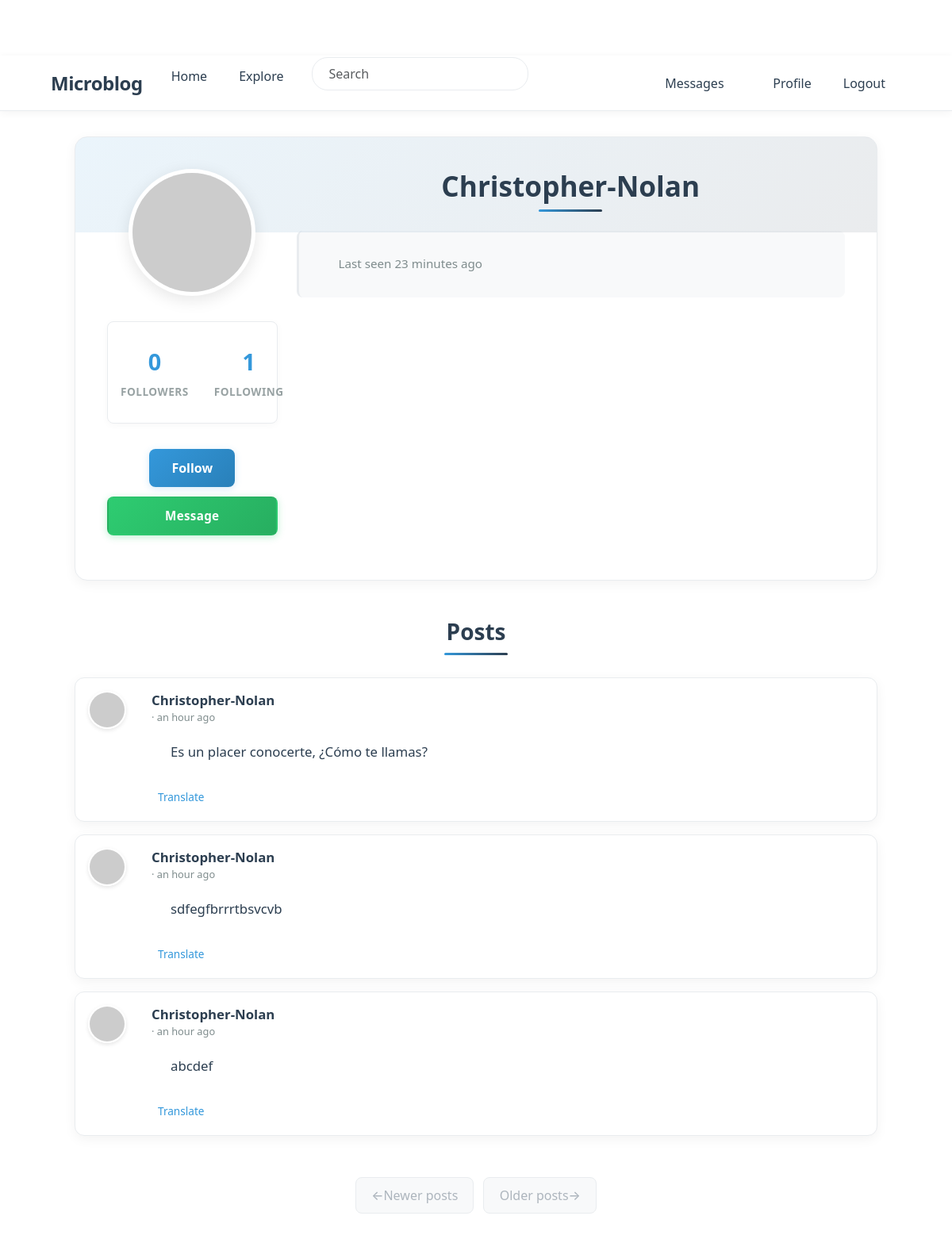
Page /user/Christopher-Nolan (signed in) on the committed database.
### app/models.py (models this page shows, shortened)
class PaginatedAPIMixin(object):
    @staticmethod
    def to_collection_dict(query, page, per_page, endpoint, **kwargs):
        resources = db.paginate(query, page=page, per_page=per_page,
                                error_out=False)
        data = {
            'items': [item.to_dict() for item in resources.items],
            '_meta': {
                'page': page,
                'per_page': per_page,
                'total_pages': resources.pages,
                'total_items': resources.total
            },
            '_links': {
                'self': url_for(endpoint, page=page, per_page=per_page,
                                **kwargs),
                'next': url_for(endpoint, page=page + 1, per_page=per_page,
                                **kwargs) if resources.has_next else None,
                'prev': url_for(endpoint, page=page - 1, per_page=per_page,
                                **kwargs) if resources.has_prev else None
            }
        }
        return data

class User(PaginatedAPIMixin, UserMixin, db.Model):
    id: so.Mapped[int] = so.mapped_column(primary_key=True)
    username: so.Mapped[str] = so.mapped_column(sa.String(64), index=True,
                                                unique=True)
    email: so.Mapped[str] = so.mapped_column(sa.String(120), index=True,
                                             unique=True)
    password_hash: so.Mapped[Optional[str]] = so.mapped_column(sa.String(256))
    about_me: so.Mapped[Optional[str]] = so.mapped_column(sa.String(140))
    last_seen: so.Mapped[Optional[datetime]] = so.mapped_column(
        default=lambda: datetime.now(timezone.utc))
    last_message_read_time: so.Mapped[Optional[datetime]]
    token: so.Mapped[Optional[str]] = so.mapped_column(
        sa.String(32), index=True, unique=True)
    token_expiration: so.Mapped[Optional[datetime]]
    posts: so.WriteOnlyMapped['Post'] = so.relationship(
        back_populates='author')
    following: so.WriteOnlyMapped['User'] = so.relationship(
        secondary=followers, primaryjoin=(followers.c.follower_id == id),
        secondaryjoin=(followers.c.followed_id == id),
        back_populates='followers')
    followers: so.WriteOnlyMapped['User'] = so.relationship(
        secondary=followers, primaryjoin=(followers.c.followed_id == id),
        secondaryjoin=(followers.c.follower_id == id),
        back_populates='following')
    messages_sent: so.WriteOnlyMapped['Message'] = so.relationship(
        foreign_keys='Message.sender_id', back_populates='author')
    messages_received: so.WriteOnlyMapped['Message'] = so.relationship(
        foreign_keys='Message.recipient_id', back_populates='recipient')
    notifications: so.WriteOnlyMapped['Notification'] = so.relationship(
        back_populates='user')
    tasks: so.WriteOnlyMapped['Task'] = so.relationship(back_populates='user')
    def avatar(self, size):
        digest = md5(self.email.lower().encode('utf-8')).hexdigest()
        return f'https://www.gravatar.com/avatar/{digest}?d=identicon&s={size}'
    def is_following(self, user):
        query = self.following.select().where(User.id == user.id)
        return db.session.scalar(query) is not None
    def followers_count(self):
        query = sa.select(sa.func.count()).select_from(
            self.followers.select().subquery())
        return db.session.scalar(query)
    def following_count(self):
        query = sa.select(sa.func.count()).select_from(
            self.following.select().subquery())
        return db.session.scalar(query)
    def unread_message_count(self):
        last_read_time = self.last_message_read_time or datetime(1900, 1, 1)
        query = sa.select(Message).where(Message.recipient == self,
                                         Message.timestamp > last_read_time)
        return db.session.scalar(sa.select(sa.func.count()).select_from(
            query.subquery()))
    def get_tasks_in_progress(self):
        query = self.tasks.select().where(Task.complete == False)
        return db.session.scalars(query)

class SearchableMixin:
    @classmethod
    def before_commit(cls, session):
        session._changes = {
            'add': list(session.new),
            'update': list(session.dirty),
            'delete': list(session.deleted)
        }
    @classmethod
    def after_commit(cls, session):
        for obj in session._changes['add']:
            if isinstance(obj, SearchableMixin):
                add_to_index(obj.__tablename__, obj)
        for obj in session._changes['update']:
            if isinstance(obj, SearchableMixin):
                add_to_index(obj.__tablename__, obj)
        for obj in session._changes['delete']:
            if isinstance(obj, SearchableMixin):
                remove_from_index(obj.__tablename__, obj)
        session._changes = None

class Post(SearchableMixin, db.Model):
    __searchable__ = ['body']
    id: so.Mapped[int] = so.mapped_column(primary_key=True)
    body: so.Mapped[str] = so.mapped_column(sa.String(140))
    timestamp: so.Mapped[datetime] = so.mapped_column(
        index=True, default=lambda: datetime.now(timezone.utc))
    user_id: so.Mapped[int] = so.mapped_column(sa.ForeignKey(User.id),
                                               index=True)
    language: so.Mapped[Optional[str]] = so.mapped_column(sa.String(5))
    author: so.Mapped[User] = so.relationship(back_populates='posts')

### app/main/routes.py (the view)
@bp.route('/user/<username>')
@login_required
def user(username):
    user = db.first_or_404(sa.select(User).where(User.username == username))
    page = request.args.get('page', 1, type=int)
    query = user.posts.select().order_by(Post.timestamp.desc())
    posts = db.paginate(query, page=page,
                        per_page=current_app.config['POSTS_PER_PAGE'],
                        error_out=False)
    next_url = url_for('main.user', username=user.username,
                       page=posts.next_num) if posts.has_next else None
    prev_url = url_for('main.user', username=user.username,
                       page=posts.prev_num) if posts.has_prev else None
    form = EmptyForm()
    return render_template('user.html', user=user, posts=posts.items,
                           next_url=next_url, prev_url=prev_url, form=form)

### app/main/forms.py
class SearchForm(FlaskForm):
    q = StringField(_l('Search'), validators=[DataRequired()])
    def __init__(self, *args, **kwargs):
        if 'formdata' not in kwargs:
            kwargs['formdata'] = request.args
        if 'meta' not in kwargs:
            kwargs['meta'] = {'csrf': False}
        super(SearchForm, self).__init__(*args, **kwargs)

class EmptyForm(FlaskForm):
    submit = SubmitField('Submit')

### app/__init__.py (called while the page is built)
def get_locale():
    return request.accept_languages.best_match(current_app.config['LANGUAGES'])

### app/main/routes.py (called while the page is built)
@bp.before_app_request
def before_request():
    if current_user.is_authenticated:
        current_user.last_seen = datetime.now(timezone.utc)
        db.session.commit()
        g.search_form = SearchForm()
    g.locale = str(get_locale())

### app/models.py (called while the page is built)
@login.user_loader
def load_user(id):
    return db.session.get(User, int(id))

### app/templates/user.html (shortened to what this page needs)
{% extends "base.html" %}
{% block content %}
<div class="container">
    <div class="profile-container">
        <div class="row">
            <div class="col-md-3 text-center">
                <img src="{{ user.avatar(200) }}" class="profile-avatar" alt="{{ user.username }}'s avatar">
                <div class="profile-stats">
                    <div class="stat-item">
                        <span class="stat-value">{{ user.followers_count() }}</span>
                        <span class="stat-label">{{ _('Followers') }}</span>
                    </div>
                    <div class="stat-item">
                        <span class="stat-value">{{ user.following_count() }}</span>
                        <span class="stat-label">{{ _('Following') }}</span>
                    </div>
                </div>
                <div class="profile-actions">
                    {% if user == current_user %}
                        <a href="{{ url_for('main.edit_profile') }}" class="btn btn-edit">
                            {{ _('Edit Profile') }}
                        </a>
                        {% if not current_user.get_task_in_progress('export_posts') %}
                        <a href="{{ url_for('main.export_posts') }}" class="btn btn-outline-secondary">
                            {{ _('Export Posts') }}
                        </a>
                        {% endif %}
                    {% elif not current_user.is_following(user) %}
                        <form action="{{ url_for('main.follow', username=user.username) }}" method="post" class="d-inline">
                            <button type="submit" class="btn btn-primary">{{ _('Follow') }}</button>
                        </form>
                    {% else %}
                        <form action="{{ url_for('main.unfollow', username=user.username) }}" method="post" class="d-inline">
                            {{ form.hidden_tag() }}
                            <button type="submit" class="btn btn-outline-secondary">{{ _('Following') }}</button>
                        </form>
                    {% endif %}
                    {% if user != current_user %}
                    <a href="{{ url_for('main.send_message', recipient=user.username) }}" class="btn btn-message">
                        {{ _('Message') }}
                    </a>
                    {% endif %}
                </div>
            </div>
            <div class="col-md-9">
                <h1 class="profile-username">{{ user.username }}</h1>
                <div class="profile-meta">
                    {% if user.last_seen %}
                    <p> {{ _('Last seen') }} {{ moment(user.last_seen).fromNow() }}</p>
                    {% endif %}
                </div>
            </div>
        </div>
    </div>
    <h2 class="posts-header">{{ _('Posts') }}</h2>
    {% for post in posts %}
        {% include '_post.html' %}
    {% endfor %}
    <nav aria-label="Post navigation">
        <ul class="pagination">
            <li class="page-item{% if not prev_url %} disabled{% endif %}">
                <a class="page-link" href="{{ prev_url }}">
                    <span aria-hidden="true">&larr;</span> {{ _('Newer posts') }}
                </a>
            </li>
            <li class="page-item{% if not next_url %} disabled{% endif %}">
                <a class="page-link" href="{{ next_url }}">
                    {{ _('Older posts') }} <span aria-hidden="true">&rarr;</span>
                </a>
            </li>
        </ul>
    </nav>
{% endblock %}

### app/templates/_post.html (shortened to what this page needs)
<div class="card post-card mb-3">
    <div class="card-body">
        <div class="d-flex">
            <div class="flex-shrink-0 me-3">
                <a href="{{ url_for('main.user', username=post.author.username) }}">
                    <img src="{{ post.author.avatar(50) }}" class="post-avatar" alt="{{ post.author.username }}'s avatar">
                </a>
            </div>
            <div class="flex-grow-1">
                <div class="d-flex justify-content-between align-items-start">
                    <div>
                        <a class="user_popup post-username" href="{{ url_for('main.user', username=post.author.username) }}">
                            {{ post.author.username }}
                        </a>
                        <span class="post-time">· {{ moment(post.timestamp).fromNow() }}</span>
                    </div>
                </div>
                <div class="post-body" id="post{{ post.id }}">{{ post.body }}</div>
                {% if post.language and post.language != g.locale %}
                <div class="mt-2">
                    <a href="javascript:translate(
                        'post{{ post.id }}',
                        'translation{{ post.id }}',
                        '{{ post.language }}',
                        '{{ g.locale }}')"
                       class="translation-link">
                        {{ _('Translate') }}
                    </a>
                </div>
                {% endif %}
            </div>
        </div>
    </div>
</div>

### rows in the picture
User: username "Christopher-Nolan", last_seen "23 minutes ago"
Post: author.username "Christopher-Nolan", timestamp "an hour ago", body "Es un placer conocerte, ¿Cómo te llamas?"
Post: author.username "Christopher-Nolan", timestamp "an hour ago", body "sdfegfbrrrtbsvcvb"
Post: author.username "Christopher-Nolan", timestamp "an hour ago", body "abcdef"

### other values in the picture
{{ user.followers_count() }} "0"
{{ user.following_count() }} "1"
